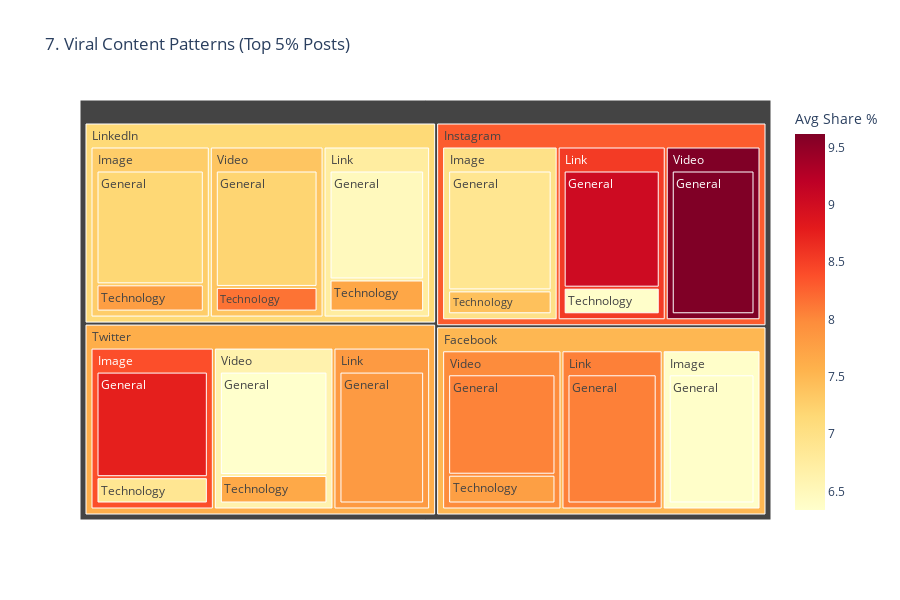

Notebook cell for this chart:
### Markdown cell above
## 7️⃣ Virality Pattern Analysis
**Question:** What factors make content go viral?

### Code cell
viral_threshold = feat_df['Virality Score v2'].quantile(0.95)
viral_patterns = feat_df[feat_df['Virality Score v2'] >= viral_threshold].groupby(['Platform', 'Post Type', 'Content Niche']).agg({
    'Post ID': 'count',
    'Share Amplification': 'median'
}).reset_index()
viral_patterns = viral_patterns.sort_values('Post ID', ascending=False).head(20)

fig = px.treemap(
    viral_patterns,
    path=['Platform', 'Post Type', 'Content Niche'],
    values='Post ID',
    color='Share Amplification',
    color_continuous_scale='YlOrRd',
    title='7. Viral Content Patterns (Top 5% Posts)',
    labels={'Post ID': 'Viral Post Count', 'Share Amplification': 'Avg Share %'}
)
fig.update_layout(height=600)
fig.show()

### Figure 1 — Plotly figure (JSON) as saved in the notebook; plotly's stock layout.template omitted (floating-point values rounded to 4 significant figures)
{"data": [{"branchvalues": "total", "customdata": [[6.901], [9.617], [7.168], [8.064], [8.76], [7.199], [7.83], [6.371], [9.032], [6.34], [8.045], [6.476], [7.775], [7.666], [7.689], [6.889], [7.788], [6.362], [8.149], [7.409], [6.985], [9.617], [7.288], [8.064], [8.387], [7.365], [7.83], [6.371], [8.539], [6.626], [7.985], [6.752], [8.296], [7.145], [7.514], [7.609]], "domain": {"x": [0, 1], "y": [0, 1]}, "hovertemplate": "labels=%{label}<br>Viral Post Count=%{value}<br>parent=%{parent}<br>id=%{id}<br>Avg Share %=%{color}<extra></extra>", "ids": ["Instagram/Image/General", "Instagram/Video/General", "LinkedIn/Image/General", "Facebook/Link/General", "Twitter/Image/General", "LinkedIn/Video/General", "Twitter/Link/General", "Facebook/Image/General", "Instagram/Link/General", "Twitter/Video/General", "Facebook/Video/General", "LinkedIn/Link/General", "Facebook/Video/Technology", "Twitter/Video/Technology", "LinkedIn/Link/Technology", "Twitter/Image/Technology", "LinkedIn/Image/Technology", "Instagram/Link/Technology", "LinkedIn/Video/Technology", "Instagram/Image/Technology", "Instagram/Image", "Instagram/Video", "LinkedIn/Image", "Facebook/Link", "Twitter/Image", "LinkedIn/Video", "Twitter/Link", "Facebook/Image", "Instagram/Link", "Twitter/Video", "Facebook/Video", "LinkedIn/Link", "Instagram", "LinkedIn", "Facebook", "Twitter"], "labels": ["General", "General", "General", "General", "General", "General", "General", "General", "General", "General", "General", "General", "Technology", "Technology", "Technology", "Technology", "Technology", "Technology", "Technology", "Technology", "Image", "Video", "Image", "Link", "Image", "Video", "Link", "Image", "Link", "Video", "Video", "Link", "Instagram", "LinkedIn", "Facebook", "Twitter"], "marker": {"coloraxis": "coloraxis", "colors": [6.901, 9.617, 7.168, 8.064, 8.76, 7.199, 7.83, 6.371, 9.032, 6.34, 8.045, 6.476, 7.775, 7.666, 7.689, 6.889, 7.788, 6.362, 8.149, 7.409, 6.985, 9.617, 7.288, 8.064, 8.387, 7.365, 7.83, 6.371, 8.539, 6.626, 7.985, 6.752, 8.296, 7.145, 7.514, 7.609]}, "name": "", "parents": ["Instagram/Image", "Instagram/Video", "LinkedIn/Image", "Facebook/Link", "Twitter/Image", "LinkedIn/Video", "Twitter/Link", "Facebook/Image", "Instagram/Link", "Twitter/Video", "Facebook/Video", "LinkedIn/Link", "Facebook/Video", "Twitter/Video", "LinkedIn/Link", "Twitter/Image", "LinkedIn/Image", "Instagram/Link", "LinkedIn/Video", "Instagram/Image", "Instagram", "Instagram", "LinkedIn", "Facebook", "Twitter", "LinkedIn", "Twitter", "Facebook", "Instagram", "Twitter", "Facebook", "LinkedIn", "", "", "", ""], "type": "treemap", "values": [246.0, 242.0, 242.0, 240.0, 237.0, 236.0, 232.0, 232.0, 225.0, 225.0, 220.0, 207.0, 63.0, 62.0, 61.0, 59.0, 58.0, 51.0, 50.0, 49.0, 295.0, 242.0, 300.0, 240.0, 296.0, 286.0, 232.0, 232.0, 276.0, 287.0, 283.0, 268.0, 813.0, 854.0, 755.0, 815.0]}], "layout": {"coloraxis": {"colorbar": {"title": {"text": "Avg Share %"}}, "colorscale": [[0, "rgb(255,255,204)"], [0.125, "rgb(255,237,160)"], [0.25, "rgb(254,217,118)"], [0.375, "rgb(254,178,76)"], [0.5, "rgb(253,141,60)"], [0.625, "rgb(252,78,42)"], [0.75, "rgb(227,26,28)"], [0.875, "rgb(189,0,38)"], [1, "rgb(128,0,38)"]]}, "height": 600, "legend": {"tracegroupgap": 0}, "title": {"text": "7. Viral Content Patterns (Top 5% Posts)"}}}
